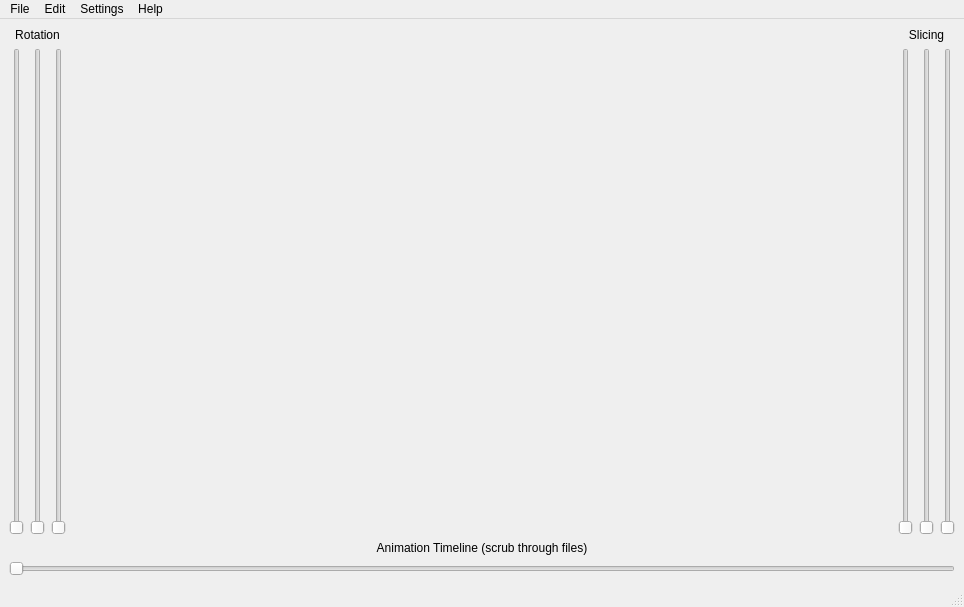
<?xml version="1.0" encoding="UTF-8"?>
<ui version="4.0">
 <class>Window</class>
 <widget class="QMainWindow" name="Window">
  <property name="geometry">
   <rect>
    <x>0</x>
    <y>0</y>
    <width>964</width>
    <height>607</height>
   </rect>
  </property>
  <property name="windowTitle">
   <string>MainWindow</string>
  </property>
  <property name="windowIcon">
   <iconset resource="resources.qrc">
    <normaloff>:/resources/32x32/muview.png</normaloff>:/resources/32x32/muview.png</iconset>
  </property>
  <widget class="QWidget" name="centralwidget">
   <layout class="QVBoxLayout" name="verticalLayout_4">
    <item>
     <layout class="QHBoxLayout" name="horizontalLayout_3">
      <item>
       <layout class="QVBoxLayout" name="verticalLayout">
        <item>
         <widget class="QLabel" name="RotLabel">
          <property name="text">
           <string>Rotation</string>
          </property>
          <property name="alignment">
           <set>Qt::AlignCenter</set>
          </property>
         </widget>
        </item>
        <item>
         <layout class="QHBoxLayout" name="horizontalLayout" stretch="0,0,0">
          <item>
           <widget class="QSlider" name="xSlider">
            <property name="orientation">
             <enum>Qt::Vertical</enum>
            </property>
           </widget>
          </item>
          <item>
           <widget class="QSlider" name="ySlider">
            <property name="orientation">
             <enum>Qt::Vertical</enum>
            </property>
           </widget>
          </item>
          <item>
           <widget class="QSlider" name="zSlider">
            <property name="orientation">
             <enum>Qt::Vertical</enum>
            </property>
           </widget>
          </item>
         </layout>
        </item>
       </layout>
      </item>
      <item>
       <widget class="GLWidget" name="viewport" native="true">
        <property name="sizePolicy">
         <sizepolicy hsizetype="Preferred" vsizetype="Preferred">
          <horstretch>1</horstretch>
          <verstretch>1</verstretch>
         </sizepolicy>
        </property>
        <property name="minimumSize">
         <size>
          <width>0</width>
          <height>0</height>
         </size>
        </property>
       </widget>
      </item>
      <item>
       <layout class="QVBoxLayout" name="verticalLayout_2">
        <item>
         <widget class="QLabel" name="SpanLabel">
          <property name="text">
           <string>Slicing</string>
          </property>
          <property name="alignment">
           <set>Qt::AlignCenter</set>
          </property>
         </widget>
        </item>
        <item>
         <layout class="QHBoxLayout" name="horizontalLayout_2">
          <item>
           <widget class="QxtSpanSlider" name="xSpanSlider">
            <property name="orientation">
             <enum>Qt::Vertical</enum>
            </property>
           </widget>
          </item>
          <item>
           <widget class="QxtSpanSlider" name="ySpanSlider">
            <property name="orientation">
             <enum>Qt::Vertical</enum>
            </property>
           </widget>
          </item>
          <item>
           <widget class="QxtSpanSlider" name="zSpanSlider">
            <property name="orientation">
             <enum>Qt::Vertical</enum>
            </property>
           </widget>
          </item>
         </layout>
        </item>
       </layout>
      </item>
     </layout>
    </item>
    <item>
     <layout class="QVBoxLayout" name="verticalLayout_3">
      <item>
       <widget class="QLabel" name="animationLabel">
        <property name="text">
         <string>Animation Timeline (scrub through files)</string>
        </property>
        <property name="alignment">
         <set>Qt::AlignCenter</set>
        </property>
       </widget>
      </item>
      <item>
       <widget class="QSlider" name="animSlider">
        <property name="orientation">
         <enum>Qt::Horizontal</enum>
        </property>
       </widget>
      </item>
     </layout>
    </item>
   </layout>
  </widget>
  <widget class="QMenuBar" name="menubar">
   <property name="geometry">
    <rect>
     <x>0</x>
     <y>0</y>
     <width>964</width>
     <height>25</height>
    </rect>
   </property>
   <widget class="QMenu" name="menuFile">
    <property name="title">
     <string>File</string>
    </property>
    <addaction name="actionFiles"/>
    <addaction name="actionDir"/>
    <addaction name="separator"/>
    <addaction name="actionFollow"/>
    <addaction name="actionUnfollow"/>
    <addaction name="separator"/>
    <addaction name="actionSave"/>
    <addaction name="actionSequence"/>
    <addaction name="separator"/>
    <addaction name="actionQuit"/>
   </widget>
   <widget class="QMenu" name="menuSettings">
    <property name="title">
     <string>Settings</string>
    </property>
    <addaction name="actionPreferences"/>
    <addaction name="separator"/>
    <addaction name="actionCubes"/>
    <addaction name="actionCones"/>
    <addaction name="actionVectors"/>
   </widget>
   <widget class="QMenu" name="menuHelp">
    <property name="title">
     <string>Help</string>
    </property>
    <addaction name="actionAbout"/>
    <addaction name="actionHelp"/>
   </widget>
   <widget class="QMenu" name="menuEdit">
    <property name="title">
     <string>Edit</string>
    </property>
    <addaction name="actionCopy"/>
   </widget>
   <addaction name="menuFile"/>
   <addaction name="menuEdit"/>
   <addaction name="menuSettings"/>
   <addaction name="menuHelp"/>
  </widget>
  <widget class="QStatusBar" name="statusbar"/>
  <action name="actionFiles">
   <property name="text">
    <string>Open File(s)</string>
   </property>
   <property name="shortcut">
    <string>Ctrl+O</string>
   </property>
  </action>
  <action name="actionDir">
   <property name="text">
    <string>Open Dir</string>
   </property>
   <property name="shortcut">
    <string>Ctrl+Shift+O</string>
   </property>
  </action>
  <action name="actionFollow">
   <property name="text">
    <string>Follow Dir</string>
   </property>
   <property name="shortcut">
    <string>Ctrl+F</string>
   </property>
  </action>
  <action name="actionUnfollow">
   <property name="text">
    <string>Unfollow Dir</string>
   </property>
   <property name="shortcut">
    <string>Ctrl+Shift+F</string>
   </property>
  </action>
  <action name="actionQuit">
   <property name="text">
    <string>Quit</string>
   </property>
   <property name="shortcut">
    <string>Ctrl+Q</string>
   </property>
  </action>
  <action name="actionPreferences">
   <property name="text">
    <string>Muview Preferences</string>
   </property>
   <property name="shortcut">
    <string>Ctrl+I</string>
   </property>
  </action>
  <action name="actionCubes">
   <property name="checkable">
    <bool>true</bool>
   </property>
   <property name="text">
    <string>Display Cubes</string>
   </property>
   <property name="shortcut">
    <string>Ctrl+1</string>
   </property>
  </action>
  <action name="actionCones">
   <property name="checkable">
    <bool>true</bool>
   </property>
   <property name="text">
    <string>Display Cones</string>
   </property>
   <property name="shortcut">
    <string>Ctrl+2</string>
   </property>
  </action>
  <action name="actionVectors">
   <property name="checkable">
    <bool>true</bool>
   </property>
   <property name="text">
    <string>Display Vectors</string>
   </property>
   <property name="shortcut">
    <string>Ctrl+3</string>
   </property>
  </action>
  <action name="actionAbout">
   <property name="text">
    <string>About Muview</string>
   </property>
  </action>
  <action name="actionHelp">
   <property name="enabled">
    <bool>false</bool>
   </property>
   <property name="text">
    <string>Online Help</string>
   </property>
  </action>
  <action name="actionSave">
   <property name="text">
    <string>Save Image</string>
   </property>
   <property name="shortcut">
    <string>Ctrl+S</string>
   </property>
  </action>
  <action name="actionSequence">
   <property name="text">
    <string>Save Image Sequence</string>
   </property>
   <property name="shortcut">
    <string>Ctrl+Shift+S</string>
   </property>
  </action>
  <action name="actionCopy">
   <property name="text">
    <string>Copy Image</string>
   </property>
   <property name="shortcut">
    <string>Ctrl+C</string>
   </property>
  </action>
 </widget>
 <customwidgets>
  <customwidget>
   <class>QxtSpanSlider</class>
   <extends>QSlider</extends>
   <header>qxtspanslider.h</header>
  </customwidget>
  <customwidget>
   <class>GLWidget</class>
   <extends>QWidget</extends>
   <header>glwidget.h</header>
   <container>1</container>
  </customwidget>
 </customwidgets>
 <resources>
  <include location="resources.qrc"/>
 </resources>
 <connections/>
</ui>
